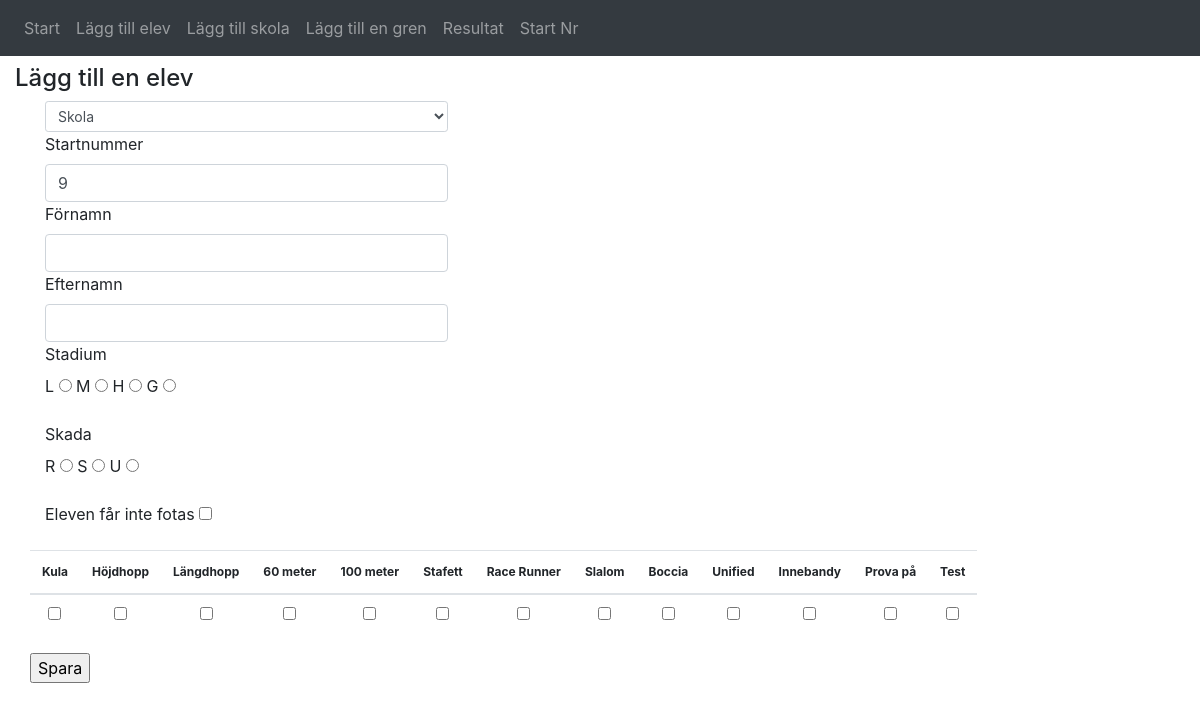
The app's page /addstudent.php with its own data.
### tables this page shows
CREATE TABLE `startNumber` (
  `id` int(11) NOT NULL,
  `startNumber` int(11) NOT NULL
);

CREATE TABLE `branchHeader` (
  `id` int(11) NOT NULL,
  `sortNr` int(11) NOT NULL,
  `branch` text NOT NULL
);

### addstudent.php (the view, shortened to what this page needs)
<?php
require 'header.php';
$query2 = "SELECT startNumber FROM athletes";
$result2 = $mysqli -> query($query2);
if (mysqli_num_rows($result2) <=0) {
    $sNr = '0';
}
else {
    while ($row = mysqli_fetch_array($result2)) {
        $nr[] = $row['startNumber'];
    }
}
$query3 = "SELECT * FROM startNumber WHERE startNumber NOT IN (".implode(",", $nr).") LIMIT 1";
$result3 = $mysqli -> query($query3);
$query4 = "SELECT * FROM branchHeader ORDER BY sortNr ASC";
$result4 = $mysqli -> query($query4);
    echo $nl.$tab.'<div class="container ml-0 mt-2">'.$nl;
        echo $tab.$tab.'<h4>Lägg till en elev</h4>'.$nl;
        echo $tab.$tab.'<form action="actionstudent.php" method="post">'.$nl;
        echo $tab.$tab.$tab.'<div class="col-5">'.$nl;
            echo $tab.$tab.$tab.$tab.'<div class="col">'.$nl;
                echo $tab.$tab.$tab.$tab.$tab.'<select class="form-control form-control-sm" name="school">'.$nl;
                    echo $tab.$tab.$tab.$tab.$tab.$tab.'<option>Skola</option>'.$nl;
                    echo $tab.$tab.$tab.$tab.$tab.'</select>'.$nl;
                    echo $tab.$tab.$tab.$tab.$tab.'<label>Startnummer</label>'.$nl;
                        while ($row = mysqli_fetch_array($result3)) {
                            echo $tab.$tab.$tab.$tab.$tab.'<input type="number" class="form-control" name="startNumber" value="'.$row["startNumber"].'">'.$nl;
                        }
                    echo $tab.$tab.$tab.$tab.$tab.'<label>Förnamn</label>'.$nl;
                    echo $tab.$tab.$tab.$tab.$tab.'<input type="text" class="form-control" name="fnamn">'.$nl;
                    echo $tab.$tab.$tab.$tab.$tab.'<label>Efternamn</label>'.$nl;
                    echo $tab.$tab.$tab.$tab.$tab.'<input type="text" class="form-control" name="lnamn">'.$nl;
                    echo $tab.$tab.$tab.$tab.$tab.'<label>Stadium</label>'.$nl;
                    echo $tab.$tab.$tab.$tab.$tab.'<div class="form-group">'.$nl;
                        echo $tab.$tab.$tab.$tab.$tab.'<label>L</label>'.$nl;
                        echo $tab.$tab.$tab.$tab.$tab.'<input type="radio" name="stage" value="L">'.$nl;
                        echo $tab.$tab.$tab.$tab.$tab.'<label>M</label>'.$nl;
                        echo $tab.$tab.$tab.$tab.$tab.'<input type="radio" name="stage" value="M">'.$nl;
                        echo $tab.$tab.$tab.$tab.$tab.'<label>H</label>'.$nl;
                        echo $tab.$tab.$tab.$tab.$tab.'<input type="radio" name="stage" value="H">'.$nl;
                        echo $tab.$tab.$tab.$tab.$tab.'<label>G</label>'.$nl;
                        echo $tab.$tab.$tab.$tab.$tab.'<input type="radio" name="stage" value="G">'.$nl;
                echo $tab.$tab.$tab.$tab.'</div>'.$nl;
                echo $tab.$tab.$tab.$tab.'<label>Skada</label>'.$nl;
                echo $tab.$tab.$tab.$tab.'<div class="form-group">'.$nl;
                    echo $tab.$tab.$tab.$tab.$tab.'<label>R</label>'.$nl;
                    echo $tab.$tab.$tab.$tab.$tab.'<input type="radio" name="disabilities" value="R">'.$nl;
                    echo $tab.$tab.$tab.$tab.$tab.'<label>S</label>'.$nl;
                    echo $tab.$tab.$tab.$tab.$tab.'<input type="radio" name="disabilities" value="S">'.$nl;
                    echo $tab.$tab.$tab.$tab.$tab.'<label>U</label>'.$nl;
                    echo $tab.$tab.$tab.$tab.$tab.'<input type="radio" name="disabilities" value="U">'.$nl;
                echo $tab.$tab.$tab.$tab.'</div>'.$nl;
                echo $tab.$tab.$tab.$tab.'<div class="form-group">'.$nl;
                    echo $tab.$tab.$tab.$tab.$tab.'<label>Eleven får inte fotas</label>'.$nl;
                    echo $tab.$tab.$tab.$tab.$tab.'<input type="checkbox" name="photo" value="Ej fotas">'.$nl;
                echo $tab.$tab.$tab.$tab.'</div>'.$nl;
                echo $tab.$tab.$tab.'</div>'.$nl;
                    while ($row = $result4->fetch_assoc()) {
                        $branch[] = $tab.$tab.$tab.$tab.$tab.'<th class="nowrap">'.$row['branch'].'</th>'.$nl;
                        $checkbranch[] = $tab.$tab.$tab.$tab.$tab.'<td><input type="checkbox" name="branch[]" value="'.$row['branch'].'"></td>'.$nl;
                    }
                echo $tab.$tab.$tab.'<table class="table">'.$nl;
                    echo $tab.$tab.$tab.$tab.'<thead>'.$nl;
                        echo $tab.$tab.$tab.$tab.$tab.'<tr>'.$nl;
                            echo implode("", $branch);
                        echo $tab.$tab.$tab.$tab.$tab.'</tr>'.$nl;
                    echo $tab.$tab.$tab.$tab.'</thead>'.$nl;
                    echo $tab.$tab.$tab.$tab.'<tbody>'.$nl;
                        echo $tab.$tab.$tab.$tab.$tab.'<tr>'.$nl;
                            echo implode("", $checkbranch);
                        echo $tab.$tab.$tab.$tab.$tab.'</tr>'.$nl;
                    echo $tab.$tab.$tab.$tab.'</tbody>'.$nl;
                echo $tab.$tab.$tab.'</table>'.$nl;
                echo $tab.$tab.$tab.'<input type="submit" onclick="addstudent()" name="Spara" value="Spara">'.$nl;
            echo $tab.$tab.'</div>'.$nl;
            echo $tab.'</form>'.$nl;
    echo '</div>'.$nl;
require 'footer.php';
?>

### includes/mall.css (style rules this page uses)
body { margin: 0; padding: 0; }
.table { font-size: 12px; }
.table td { text-align: center; }
.nowrap { white-space: nowrap; }

### records on screen
startnumber: startNumber "9"
branchheader: branch "Kula"
branchheader: branch "Höjdhopp"
branchheader: branch "Längdhopp"
branchheader: branch "60 meter"
branchheader: branch "100 meter"
branchheader: branch "Stafett"
branchheader: branch "Race Runner"
branchheader: branch "Slalom"
branchheader: branch "Boccia"
branchheader: branch "Unified"
branchheader: branch "Innebandy"
branchheader: branch "Prova på"
branchheader: branch "Test"
